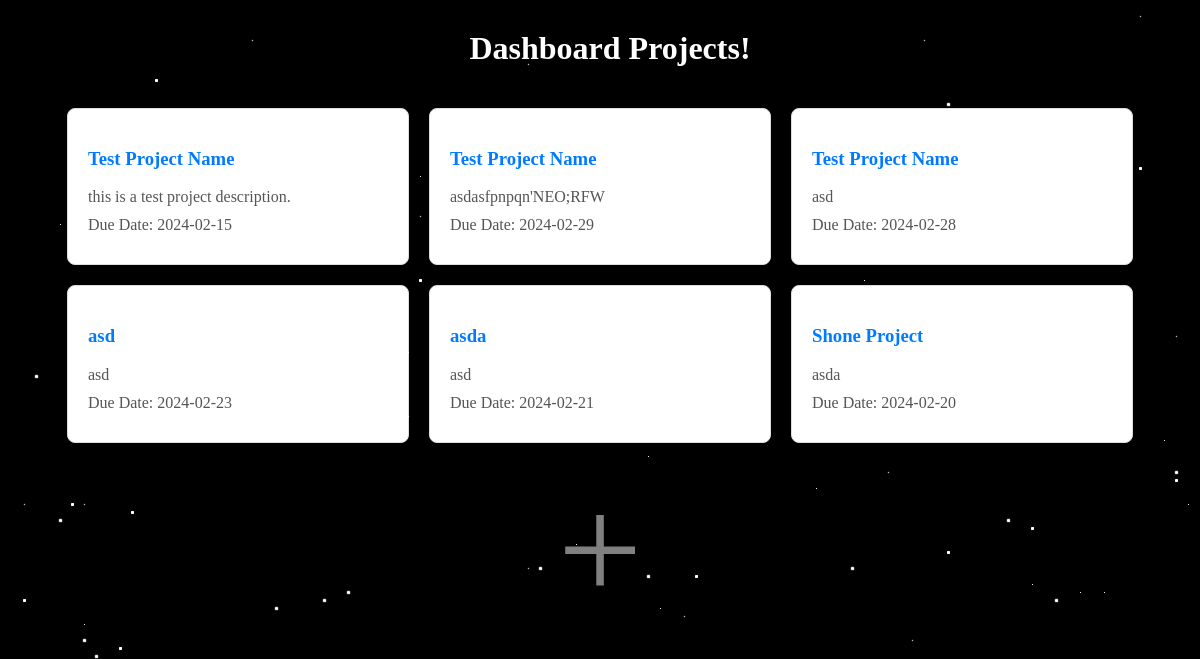
The app's page /view-dashboard/ (signed in) with its own data.
### base/models.py (models this page shows)
class LargeProject(models.Model):
    name = models.CharField(max_length=200,null=True)
    description = models.CharField(max_length=200,null=True)
    date_created = models.CharField(max_length=200,null=True)
    due_date = models.CharField(max_length=200,null=True)
    sub_projects = models.ManyToManyField("SubProject", related_name="sub_projects", blank=True)

### base/views.py (the view)
# urls.py: path("view-dashboard/", views.view_dashboard, name="view-dashboard"),
def view_dashboard(request):
    user = request.user
    context = {"projects":user.projects.all()}
    return render(request, "base/dashboard.html", context)

### base/templates/base/dashboard.html (shortened to what this page needs)
{% extends 'main.html' %}
{% block content %}
<!DOCTYPE html>
<html lang="en">
<head>
</head>
<body>
    <h1>Dashboard Projects!</h1>
    <div class="dashboard-container">
        {% for project in projects %}
            <a href="{% url 'view-project'  project.id%}" class="dashboard-box">
                <h3>{{project.name}}</h3>
                <p class="description">{{project.description}}</p>
                <p class="date">Due Date: {{project.due_date}}</p>
            </a>
        {% endfor %}
        <a href="{% url 'create-large-project'  %}" class="plus">+</a>
    </div>
</body>
</html>
{% endblock %}

### templates/main.html (style rules this page uses)
body { background-color: #000; }

### base/templates/base/dashboard.html (style rules this page uses)
body { background-color: #000; }
.dashboard-container { display: flex; flex-wrap: wrap; gap: 20px; padding: 20px; justify-content: center; padding-top: 100px; }
.dashboard-box { background-color: #fff; border: 1px solid #ddd; border-radius: 8px; padding: 20px; text-align: left; text-decoration: none; color: #333; width: 300px; transition: transform 0.3s; }
h3 { color: #007BFF; }
.description, .date { color: #555; margin: 10px 0; }
.plus { font-size: 150px; color: rgba(255, 255, 255, 0.5); text-decoration: none; }
h1 { color: white; margin-top: 20px; position: fixed; top: 0; left: 0; width: 100%; padding: 10px; text-align: center; z-index: 1000; }

### records on screen
LargeProject: name "Test Project Name", description "this is a test project description.", due_date "2024-02-15"
LargeProject: name "Test Project Name", description "asdasfpnpqn'NEO;RFW", due_date "2024-02-29"
LargeProject: name "Test Project Name", description "asd", due_date "2024-02-28"
LargeProject: name "asd", description "asd", due_date "2024-02-23"
LargeProject: name "asda", description "asd", due_date "2024-02-21"
LargeProject: name "Shone Project", description "asda", due_date "2024-02-20"
